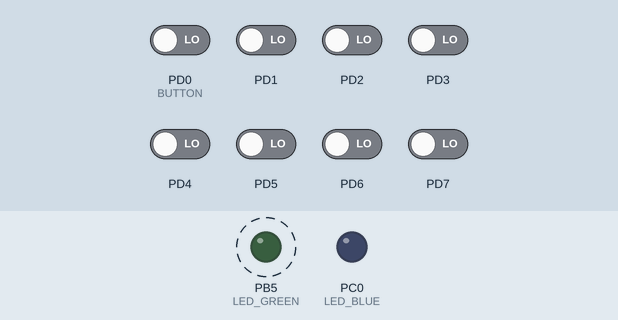
This program was run on a simulated ATmega328P, built with avr-gcc and emulated at 16 MHz. Shown: output pins drawn as LEDs (lit = HIGH). Dashed ring = blinking. The inputs (shaded band) are chosen by the test bench; at power-on: PD0 (BUTTON), PD1–7 LOW.

Above: at 0.2 s.
At 2.2 s:
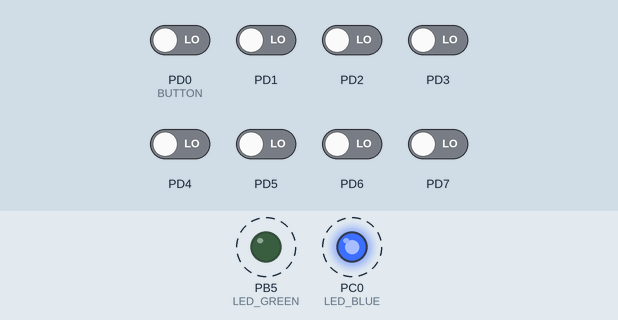
Timing chart, 0 to 3.0 s (numbered marks = the images above):
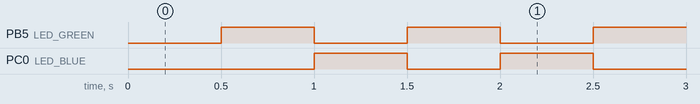

The program:

main.c
```c
// (licence header left out)
/* Defines -----------------------------------------------------------*/
#define LED_GREEN   PB5     // AVR pin where green LED is connected
#define BLINK_DELAY 500
#define LED_BLUE PC0
#define BUTTON PD0
#ifndef F_CPU
# define F_CPU 16000000     // CPU frequency in Hz required for delay
#endif

/* Includes ----------------------------------------------------------*/
#include <util/delay.h>     // Functions for busy-wait delay loops
#include <avr/io.h>         // AVR device-specific IO definitions
#include "gpio.h"           // GPIO library for AVR-GCC

/* Function definitions ----------------------------------------------*/
/**********************************************************************
 * Function: Main function where the program execution begins
 * Purpose:  Toggle two LEDs when a push button is pressed. Functions
 *           from user-defined GPIO library is used.
 * Returns:  none
 **********************************************************************/
int main(void)
{
    // Green LED at port B
    GPIO_config_output(&DDRB, LED_GREEN);
    GPIO_write_low(&PORTB, LED_GREEN);

    // Configure the second LED at port C

    GPIO_config_output(&DDRC, LED_BLUE);
    GPIO_write_low(&PORTC, LED_BLUE);

    // Configure Push button at port D and enable internal pull-up resistor

    GPIO_config_input_pullup(&PORTD, BUTTON);

    // Infinite loop
    while (1)
    {
         while(GPIO_read(&PIND, BUTTON) == 0)
         {
             _delay_ms(BLINK_DELAY);

             GPIO_write_high(&PORTB, LED_GREEN);
             GPIO_write_low(&PORTC, LED_BLUE);

             _delay_ms(BLINK_DELAY);

             GPIO_write_low(&PORTB, LED_GREEN);
             GPIO_write_high(&PORTC, LED_BLUE);

         }
    }

    // Will never reach this
    return 0;
}
```

gpio.c
```c
// (licence header left out)
/* Includes ----------------------------------------------------------*/
#include "gpio.h"
#include <avr/sfr_defs.h>

/* Function definitions ----------------------------------------------*/
/**********************************************************************
 * Function: GPIO_config_output()
 * Purpose:  Configure one output pin in Data Direction Register.
 * Input:    reg_name - Address of Data Direction Register, such as &DDRB
 *           pin_num - Pin designation in the interval 0 to 7
 * Returns:  none
 **********************************************************************/
void GPIO_config_output(volatile uint8_t *reg_name, uint8_t pin_num)
{
    *reg_name = *reg_name | (1<<pin_num);
}

/**********************************************************************
 * Function: GPIO_config_input_nopull()
 **********************************************************************/
void GPIO_config_input_nopull(volatile uint8_t *reg_name, uint8_t pin_num)
{
    *reg_name = *reg_name & ~(1<<pin_num);  // Data Direction Register
    reg_name++;                     // Change pointer to Data Register
    *reg_name = *reg_name & ~(1<<pin_num);   // Data Register
}
/**********************************************************************
 * Function: GPIO_config_input_pullup()
 * Purpose:  Configure one input pin and enable pull-up.
 * Input:    reg_name - Address of Data Direction Register, such as &DDRB
 *           pin_num - Pin designation in the interval 0 to 7
 * Returns:  none
 **********************************************************************/
void GPIO_config_input_pullup(volatile uint8_t *reg_name, uint8_t pin_num)
{
    *reg_name = *reg_name & ~(1<<pin_num);  // Data Direction Register
    reg_name++;                     // Change pointer to Data Register
    *reg_name = *reg_name | (1<<pin_num);   // Data Register
}

/**********************************************************************
 * Function: GPIO_write_low()
 * Purpose:  Write one pin to a low value.
 * Input:    reg_name - Address of Port Register, such as &PORTB
 *           pin_num - Pin designation in the interval 0 to 7
 * Returns:  none
 **********************************************************************/
void GPIO_write_low(volatile uint8_t *reg_name, uint8_t pin_num)
{
    *reg_name = *reg_name & ~(1<<pin_num);
}

/**********************************************************************
 * Function: GPIO_write_high()
 **********************************************************************/
void GPIO_write_high(volatile uint8_t *reg_name, uint8_t pin_num)
{
    *reg_name = *reg_name | (1<<pin_num);
}
/**********************************************************************
 * Function: GPIO_toggle()
 **********************************************************************/
void GPIO_toggle(volatile uint8_t *reg_name, uint8_t pin_num)
{
    *reg_name = *reg_name ^ (1<<pin_num);
}
/**********************************************************************
 * Function: GPIO_read()
 **********************************************************************/
uint8_t GPIO_read(volatile uint8_t *reg_name, uint8_t pin_num)
{
    return (*reg_name & (1<<pin_num));
}
```

gpio.h
```c
#ifndef GPIO_H
# define GPIO_H

/***********************************************************************
 *
 * GPIO library for AVR-GCC.
 * ATmega328P (Arduino Uno), 16 MHz, AVR 8-bit Toolchain 3.6.2
 *
 * Copyright (c) 2019-Present Tomas Fryza
 * Dept. of Radio Electronics, Brno University of Technology, Czechia
 * This work is licensed under the terms of the MIT license.
 *
 **********************************************************************/

/**
 * @file
 * @defgroup fryza_gpio GPIO Library <gpio.h>
 * @code #include "gpio.h" @endcode
 *
 * @brief GPIO library for AVR-GCC.
 *
 * The library contains functions for controlling AVRs' gpio pin(s).
 *
 * @note Based on AVR Libc Reference Manual. Tested on ATmega328P
 *       (Arduino Uno), 16 MHz, AVR 8-bit Toolchain 3.6.2.
 * @author Tomas Fryza, Dept. of Radio Electronics, Brno University
 *         of Technology, Czechia
 * @copyright (c) 2019-2021 Tomas Fryza, This work is licensed under
 *                the terms of the MIT license
 * @{
 */


/* Includes ----------------------------------------------------------*/
#include <avr/io.h>


/* Function prototypes -----------------------------------------------*/
/**
 * @name Functions
 */

/**
 * @brief  Configure one output pin in Data Direction Register.
 * @param  reg_name Address of Data Direction Register, such as &DDRB
 * @param  pin_num  Pin designation in the interval 0 to 7
 * @return none
 */
void GPIO_config_output(volatile uint8_t *reg_name, uint8_t pin_num);


void GPIO_config_input_nopull(volatile uint8_t *reg_name, uint8_t pin_num);


/**
 * @brief  Configure one input pin and enable pull-up.
 * @param  reg_name Address of Data Direction Register, such as &DDRB
 * @param  pin_num  Pin designation in the interval 0 to 7
 * @return none
 */
void GPIO_config_input_pullup(volatile uint8_t *reg_name, uint8_t pin_num);


/**
 * @brief  Write one pin to a low value.
 * @param  reg_name Address of Port Register, such as &PORTB
 * @param  pin_num  Pin designation in the interval 0 to 7
 * @return none
 */
void GPIO_write_low(volatile uint8_t *reg_name, uint8_t pin_num);


void GPIO_write_high(volatile uint8_t *reg_name, uint8_t pin_num);


void GPIO_toggle(volatile uint8_t *reg_name, uint8_t pin_num);


/**
 * @brief  Read a value from input pin.
 * @param  reg_name Address of Pin Register, such as &PINB
 * @param  pin_num  Pin designation in the interval 0 to 7
 * @return Pin value
 */
uint8_t GPIO_read(volatile uint8_t *reg_name, uint8_t pin_num);

/** @} */

#endif
```

Measured:
- by itself, PB5 (LED_GREEN), PC0 (LED_BLUE): alternates HIGH for 0.50 s and LOW for 0.50 s
